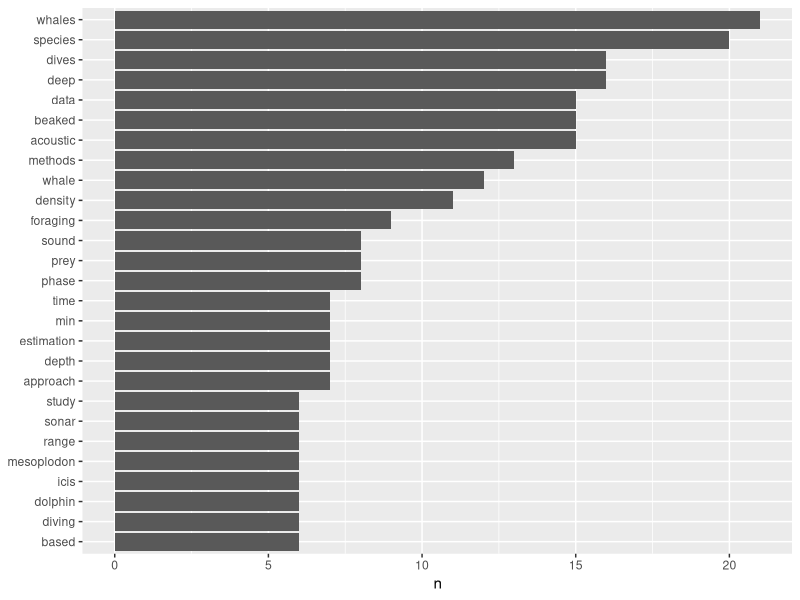

Source code (R):
## ---- chunk 1

library(tidytext)
library(tidyverse)
library(ggplot2)
library(tidyr)

top_ten <- read.csv(here::here("data/top_ten.csv"))
data("stop_words")
## ---- chunk 2
all_abs <- top_ten %>% 
  unnest_tokens(word, Abstract) %>% 
  anti_join(stop_words) %>% 
  select(Article.Title, Source.Title, Authors, Publication.Year, DOI, word)
head(all_abs)
## ---- chunk 3
all_abs %>% 
  count(word, sort = TRUE) %>% 
  filter(n > 5) %>% 
  mutate(word = reorder(word, n)) %>% 
  ggplot(aes(n, word)) + 
  geom_col() +
  labs(y = NULL)
## ---- chunk 4
bigram_abs <- top_ten %>% 
  unnest_tokens(bigram, Abstract, token = "ngrams", n = 2) %>% 
  filter(!is.na(bigram)) %>% 
  select(Article.Title, Source.Title, Authors, Publication.Year, DOI, bigram)
head(bigram_abs)
## ---- chunk 5
bigrams_sep <- bigram_abs %>% 
  separate(bigram, c("word1", "word2"), sep = " ")

bigrams_filter <- bigrams_sep %>% 
  filter(!word1 %in% stop_words$word) %>% 
  filter(!word2 %in% stop_words$word)

head(bigrams_filter)
## ---- chunk 6
bigram_counts <- bigrams_filter %>% 
  count(word1, word2, sort = TRUE) %>% 
  filter(n > 2) 

bigram_counts
